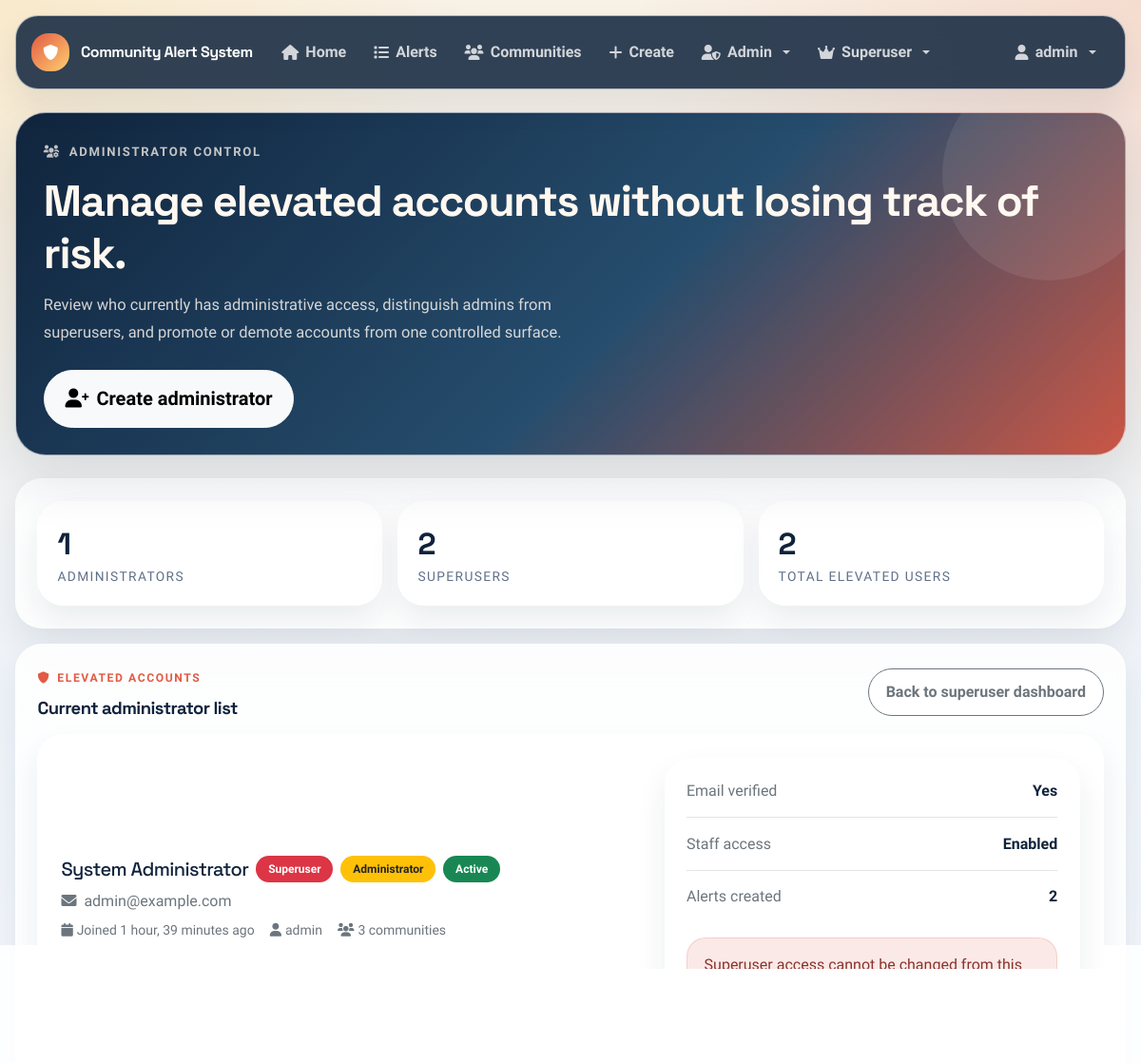
The page /superuser/admins/ (signed in, upper part) on the database as committed earlier.
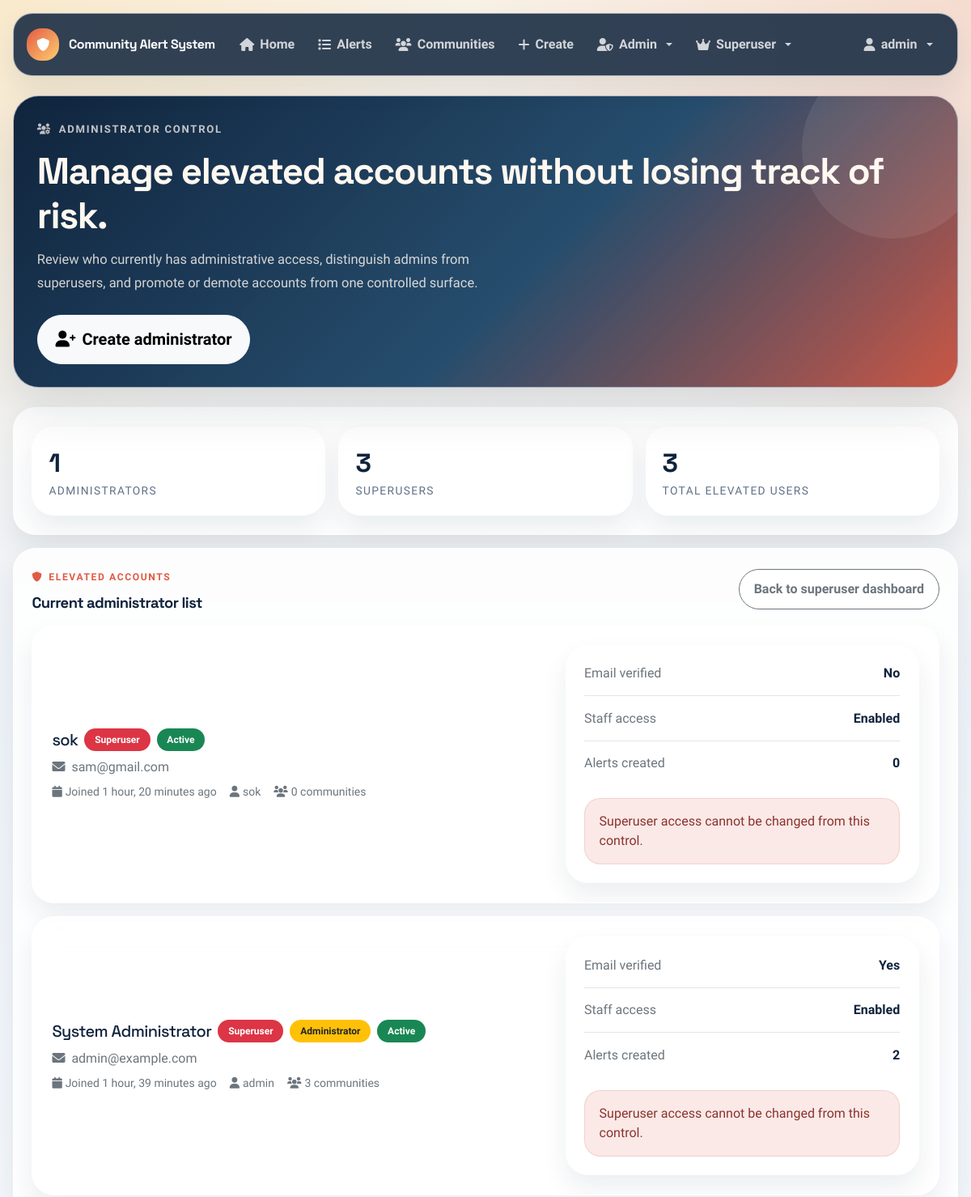
The same page on the database as committed later.
### community/models.py (models this page shows, shortened)
class CustomUser(AbstractUser):
    ROLE_CHOICES = [
        ('member', 'Community Member'),
        ('moderator', 'Moderator'),
        ('admin', 'Administrator'),
    ]
    email = models.EmailField(unique=True)
    phone_number = models.CharField(max_length=20, blank=True)
    role = models.CharField(max_length=10, choices=ROLE_CHOICES, default='member')
    communities = models.ManyToManyField(Community, related_name='members', blank=True)
    email_verified = models.BooleanField(default=False)
    email_verification_token = models.CharField(max_length=100, blank=True)
    email_notifications = models.BooleanField(default=True)
    push_notifications = models.BooleanField(default=True)
    created_at = models.DateTimeField(auto_now_add=True)
    updated_at = models.DateTimeField(auto_now=True)
    USERNAME_FIELD = 'email'
    REQUIRED_FIELDS = ['username']

### community/views.py (the view)
# urls.py: path('superuser/admins/', views.manage_admin_users, name='manage_admin_users'),
@login_required
@user_passes_test(is_superuser)
def manage_admin_users(request):
    admins = CustomUser.objects.filter(
        models.Q(role='admin') | models.Q(is_superuser=True)
    ).order_by('-date_joined')
    context = {
        'admins': admins,
        'total_admins': admins.filter(role='admin').count(),
        'total_superusers': admins.filter(is_superuser=True).count(),
    }
    return render(request, 'community/admin/manage_admin_users.html', context)

### community/context_processors.py (called while the page is built)
def settings_context(request):
    return {
        'settings': {
            'GOOGLE_MAPS_API_KEY': settings.GOOGLE_MAPS_API_KEY,
            'DEFAULT_MAP_CENTER_LAT': settings.DEFAULT_MAP_CENTER_LAT,
            'DEFAULT_MAP_CENTER_LNG': settings.DEFAULT_MAP_CENTER_LNG,
            'DEFAULT_MAP_ZOOM': settings.DEFAULT_MAP_ZOOM,
        },
        'FIREBASE_CONFIG': settings.FIREBASE_CONFIG,
        'VAPID_KEY': settings.VAPID_KEY,
    }

### community/views.py (called while the page is built)
def is_superuser(user):
    return user.is_authenticated and user.is_superuser

### community/templates/community/admin/manage_admin_users.html (shortened to what the changed rows need)
{% extends 'base.html' %}
{% block content %}
<section class="page-head">
    <h1 class="page-title">Manage elevated accounts without losing track of risk.</h1>
</section>
<div class="stack-md">
    <section class="surface-panel">
        <div class="metric-grid">
            <div class="surface-stat">
                <div class="metric-value">{{ total_superusers }}</div>
                <div class="metric-label">Superusers</div>
            </div>
            <div class="surface-stat">
                <div class="metric-value">{{ admins.count }}</div>
                <div class="metric-label">Total elevated users</div>
            </div>
        </div>
    </section>
    <section class="surface-panel">
        <div class="d-flex justify-content-between align-items-center flex-wrap gap-3 mb-3">
            <div>
                <h2 class="section-title mb-0">Current administrator list</h2>
            </div>
        </div>
        {% if admins %}
        <div class="stack-md">
            {% for admin in admins %}
            <div class="surface-card">
                <div class="card-body p-4">
                    <div class="row g-3 align-items-center">
                        <div class="col-lg-7">
                            <div class="d-flex flex-wrap align-items-center gap-2 mb-2">
                                <h3 class="h5 mb-0">{{ admin.get_full_name|default:admin.username }}</h3>
                                {% if admin.is_superuser %}
                                <span class="badge bg-danger">Superuser</span>
                                {% endif %}
                                {% if admin.role == 'admin' %}
                                <span class="badge bg-warning text-dark">Administrator</span>
                                {% endif %}
                                {% if admin.is_active %}
                                <span class="badge bg-success">Active</span>
                                {% else %}
                                <span class="badge bg-secondary">Inactive</span>
                                {% endif %}
                            </div>
                            <div class="text-muted mb-2">
                                <i class="fas fa-envelope me-2"></i>{{ admin.email }}
                            </div>
                            <div class="d-flex flex-wrap gap-3 text-muted small">
                                <span><i class="fas fa-calendar me-1"></i>Joined {{ admin.date_joined|timesince }} ago</span>
                                <span><i class="fas fa-user me-1"></i>{{ admin.username }}</span>
                                <span><i class="fas fa-users me-1"></i>{{ admin.communities.count }} communit{{ admin.communities.count|pluralize:"y,ies" }}</span>
                            </div>
                        </div>
                        <div class="col-lg-5">
                            <div class="surface-panel h-100">
                                <div class="table-like-list">
                                    <div class="row-item pt-0">
                                        <span class="text-muted">Email verified</span>
                                        <strong>{% if admin.email_verified %}Yes{% else %}No{% endif %}</strong>
                                    </div>
                                    <div class="row-item">
                                        <span class="text-muted">Staff access</span>
                                        <strong>{% if admin.is_staff %}Enabled{% else %}Disabled{% endif %}</strong>
                                    </div>
                                    <div class="row-item">
                                        <span class="text-muted">Alerts created</span>
                                        <strong>{{ admin.created_alerts.count }}</strong>
                                    </div>
                                </div>
                                <div class="d-flex gap-2 mt-3">
                                    {% if not admin.is_superuser %}
                                    <form method="post" action="{% url 'toggle_admin_status' admin.id %}" class="w-100">
                                        {% csrf_token %}
                                        <button
                                            type="submit"
                                            class="btn {% if admin.role == 'admin' %}btn-outline-warning{% else %}btn-outline-success{% endif %} w-100"
                                            onclick="return confirm('Are you sure you want to {% if admin.role == 'admin' %}remove{% else %}grant{% endif %} admin privileges {% if admin.role == 'admin' %}for{% else %}to{% endif %} {{ admin.username }}?')">
                                            {% if admin.role == 'admin' %}
                                            Remove admin access
                                            {% else %}
                                            Grant admin access
                                            {% endif %}
                                        </button>
                                    </form>
                                    {% else %}
                                    <div class="danger-note w-100 mb-0">Superuser access cannot be changed from this control.</div>
                                    {% endif %}
                                </div>
                            </div>
                        </div>
                    </div>
                </div>
            </div>
            {% endfor %}
        </div>
        {% endif %}
    </section>
</div>
{% endblock %}

### community/templates/base.html (shortened to what this page needs)
<!DOCTYPE html>
<html lang="en">
<head>
    {% load static %}
    <link href="https://cdn.jsdelivr.net/npm/bootstrap@5.1.3/dist/css/bootstrap.min.css" rel="stylesheet">
    <link rel="stylesheet" href="https://cdnjs.cloudflare.com/ajax/libs/font-awesome/6.0.0/css/all.min.css">
</head>
<body>
    <div class="app-shell">
        <div class="app-nav-wrap">
            <nav class="navbar navbar-expand-lg navbar-dark app-nav">
                <div class="container-fluid px-0">
                    <a class="navbar-brand" href="{% url 'home' %}">
                        <span class="brand-badge"><i class="fas fa-shield-alt"></i></span>
                        <span>Community Alert System</span>
                    </a>
                    <div class="collapse navbar-collapse" id="navbarNav">
                        <ul class="navbar-nav me-auto">
                            <li class="nav-item"><a class="nav-link" href="{% url 'home' %}"><i class="fas fa-house"></i> Home</a></li>
                            <li class="nav-item"><a class="nav-link" href="{% url 'alert_list' %}"><i class="fas fa-list"></i> Alerts</a></li>
                            {% if user.is_authenticated %}
                            <li class="nav-item"><a class="nav-link" href="{% url 'my_community_alerts' %}"><i class="fas fa-users"></i> Communities</a></li>
                            <li class="nav-item"><a class="nav-link" href="{% url 'create_alert' %}"><i class="fas fa-plus"></i> Create</a></li>
                            {% if user.role == 'admin' %}
                            <li class="nav-item dropdown">
                                <a class="nav-link dropdown-toggle" href="#" id="adminDropdown" role="button" data-bs-toggle="dropdown">
                                    <i class="fas fa-user-shield"></i> Admin
                                </a>
                            </li>
                            {% endif %}
                            {% if user.is_superuser %}
                            <li class="nav-item dropdown">
                                <a class="nav-link dropdown-toggle" href="#" id="superuserDropdown" role="button" data-bs-toggle="dropdown">
                                    <i class="fas fa-crown"></i> Superuser
                                </a>
                            </li>
                            {% endif %}
                            {% endif %}
                        </ul>
                        <ul class="navbar-nav">
                            {% if user.is_authenticated %}
                            <li class="nav-item dropdown">
                                <a class="nav-link dropdown-toggle" href="#" id="navbarDropdown" role="button" data-bs-toggle="dropdown">
                                    <i class="fas fa-user"></i> {{ user.username }}
                                </a>
                            </li>
                            {% else %}
                            <li class="nav-item"><a class="nav-link" href="{% url 'login' %}"><i class="fas fa-sign-in-alt"></i> Login</a></li>
                            <li class="nav-item"><a class="nav-link" href="{% url 'register' %}"><i class="fas fa-user-plus"></i> Register</a></li>
                            {% endif %}
                        </ul>
                    </div>
                </div>
            </nav>
        </div>
        <main class="app-main">
            {% block content %}{% endblock %}
        </main>
    </div>
</body>
</html>

Rows that differ between the two databases and show on the page:
added CustomUser: get_full_name "sok", is_superuser "Superuser", is_active "Active", email "sam@gmail.com", date_joined "1 hour, 20 minutes", username "sok", communities.count "0", email_verified "No", is_staff "Enabled", created_alerts.count "0", shows "Superuser access cannot be changed from this control."
Other text that changed with them:
{{ total_superusers }}: "2" → "3"
{{ admins.count }}: "2" → "3"
